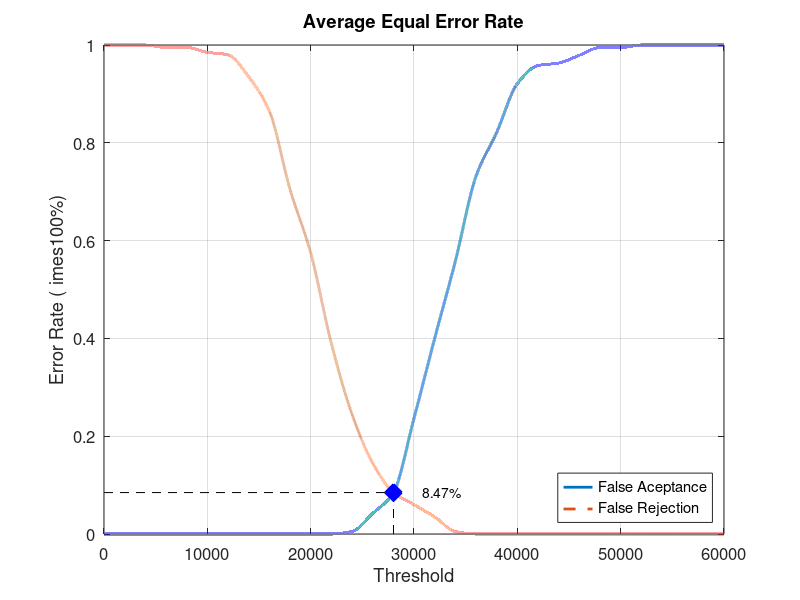
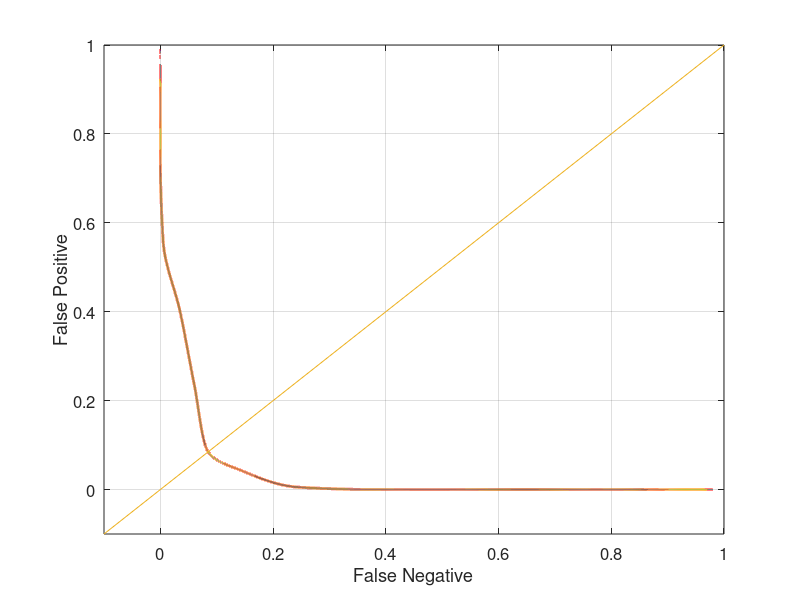

Recreate these plots in MATLAB, in order.
close all;
clear;
clc;
x = 0:2000:60000;
xq = 0:0.5:60000;

y0 = [0 0 0 0 0 0 0 0 0 0 0 0 0.00526316 0.0421053 0.0842105 0.236842 0.4 0.557895 0.731579 0.821053 0.921053 0.957895 0.963158 0.978947 0.994737 0.994737 1 1 1 1 1]
yy0 = interp1(x, y0, xq, 'pchip');
y1 = [1 1 1 0.995 0.995 0.985 0.98 0.935 0.865 0.705 0.575 0.39 0.245 0.145 0.085 0.06 0.035 0.005 0 0 0 0 0 0 0 0 0 0 0 0 0]
yy1 = interp1(x, y1, xq, 'pchip');

% Calculating EER: 
y2 = abs(y0 - y1);
find(y2 == min(y2))
yy2 = abs(yy0 - yy1);
xEER = find(yy2 == min(yy2));
xEERIndex = xq(xEER) % X-axis EER
yEER = yy0(xEER) % Y-axis EER

main = figure
plot(xq, yy0,'-','LineWidth', 2);	hold on
plot(xq, yy1,'--','LineWidth', 2);	hold on
plot([xEERIndex xEERIndex], [0 yEER], 'k--');	hold on
plot([0 xEERIndex], [yEER yEER], 'k--');	hold on
plot(xEERIndex, yEER, 'bx', 'LineWidth', 10);	hold on
text(xEERIndex + 10 * xEERIndex / 100, yEER, [num2str(round((10000 * yEER)) / 100) '%'])
legend('False Aceptance', 'False Rejection', 'Location', 'SouthEast')
xlabel('Threshold')
ylabel('Error Rate (	imes100%)')
title('Average Equal Error Rate')
set(gca, 'FontSize', 12)
axis([0 60000 0 1])
grid on

print(main, 'Database1_2Main', '-dpng');
FNRxFPR = figure('Color', [1 1 1]);
plot(yy1, yy0, '-', yy1, yy0, 'LineWidth', 2);
hold on
y = -0.1:0.1:1
plot(y, y); 
set(gca, 'FontSize', 12)
xlabel('False Negative')
ylabel('False Positive')
axis([-0.1 1 -0.1 1])
set(gca, 'FontSize', 12)
grid on

print(FNRxFPR, 'Database1_2FNRxFPR','-dpng');
